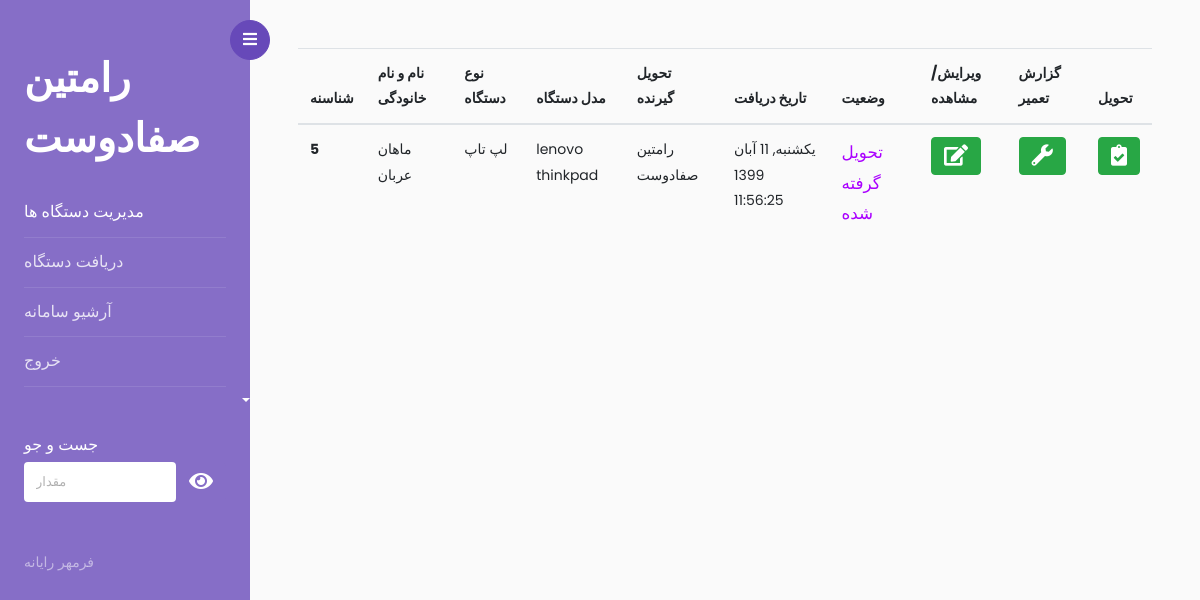
Page / (signed in) on the earlier database version.
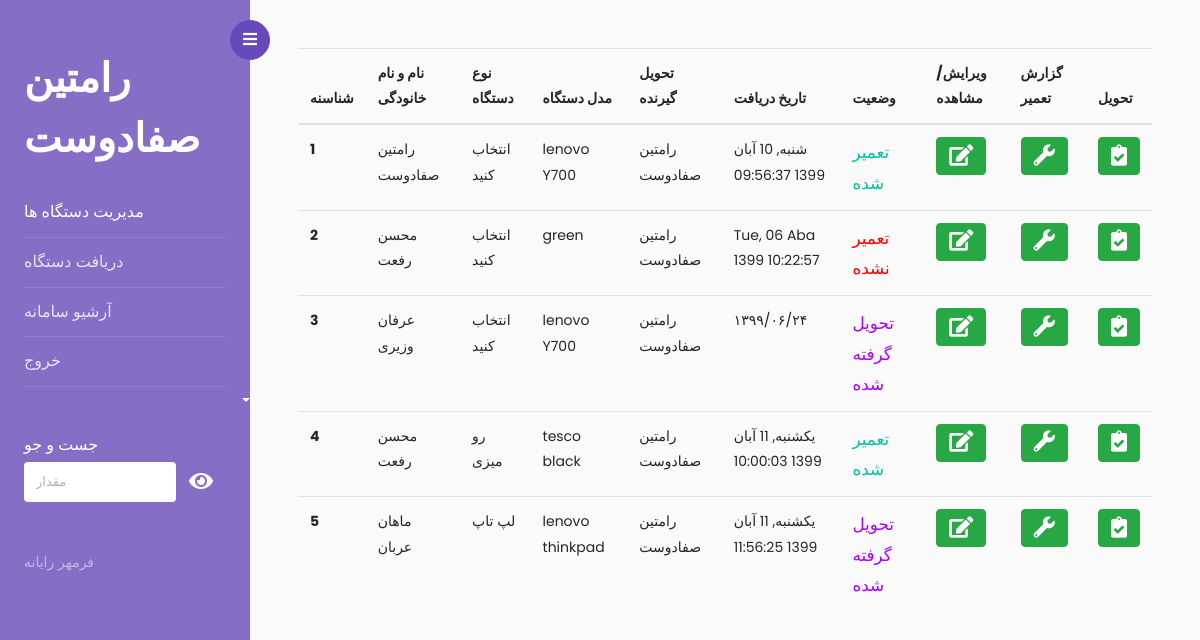
Same page on the later database version.
### app.py (models this page shows, shortened)
class users(UserMixin,db.Model):
    id=db.Column("id",db.Integer,primary_key=True)
    username=db.Column(db.String(100),nullable=False,unique=True)
    password=db.Column(db.String(100))
    surename=db.Column(db.String(100))
    level=db.Column(db.Integer)

class devices(db.Model):
    _id= db.Column("id", db.Integer , primary_key=True)
    tracking_number =db.Column(db.String(100),nullable=False,unique=True)
    customer_name =db.Column(db.String(100),nullable=False)
    customer_phone =db.Column(db.String(20))
    device_type =db.Column(db.String(100))
    device_model =db.Column(db.String(100))
    serial_number =db.Column(db.String(100))
    property_number =db.Column(db.String(100))
    address =db.Column(db.String(300))
    problem =db.Column(db.String(500))
    accesories =db.Column(db.String(300))
    other_text =db.Column(db.String(700))
    giver_name =db.Column(db.String(100))
    in_time =db.Column(db.String(100))
    out_time =db.Column(db.String(100))
    situation=db.Column(db.Integer)
    deliverd=db.Column(db.Integer)
    repair_report=db.Column(db.String(400))

### app.py (the view)
@app.route('/')
def home():
    if not current_user.is_authenticated:
        return redirect(url_for('.login'))
    g.user = current_user.get_id()
    user =users.query.filter_by(id=g.user).first()
    print(user.surename)
    return render_template("index.html",values=devices.query.filter_by(deliverd=0),surename=user.surename)

### app.py (called while the page is built)
@Login_manager.user_loader
def load_user(user_id):
    return users.query.get(int(user_id))

### templates/index.html (shortened to what this page needs)
<!doctype html>
<html lang="en">
  <head>
		<link rel="stylesheet" href="https://stackpath.bootstrapcdn.com/font-awesome/4.7.0/css/font-awesome.min.css">
    <link rel="stylesheet" href="../static/add/css/style.css">
    <link rel="stylesheet" href="https://cdnjs.cloudflare.com/ajax/libs/font-awesome/5.15.1/css/all.min.css?family">
  </head>
  <body  >
		<div class="wrapper d-flex align-items-stretch">
			<nav id="sidebar">
				<div class="custom-menu">
					<button type="button" id="sidebarCollapse" class="btn btn-primary">
	          <i class="fa fa-bars"></i>
	        </button>
        </div>
				<div class="p-4 pt-5">
		  		<h1><a href="index.html" class="logo">{{ surename }}</a></h1>
	        <ul class="list-unstyled components mb-5">
	          <li class="active">
	            <a href="/"  aria-expanded="false" class="dropdown-toggle">مدیریت دستگاه ها</a>
	          </li>
	          <li>
	              <a href="/add">دریافت دستگاه  </a>
	          </li>
	          <li>
              <a href="/archive">آرشیو سامانه</a>
	          </li>
	          <li>
              <a href="/logout">خروج</a>
	          </li>
	        </ul>
	        <div class="mb-5">
						<h3 class="h6">جست و جو</h3>
						<form action="/search"  method="POST" class="colorlib-subscribe-form">
	            <div class="form-group d-flex">
                <input type="text" class="form-control" placeholder="مقدار " id="livebox" name="searchtext">
                <button type="submit" class="btn btn-primary">
                  <i class="fas fa-eye fa-lg"></i>
                </button>
	            </div>
	          </form>
					</div>
	        <div class="footer">
	        	<p>
						  فرمهر رایانه
						  </p>
	        </div>
	      </div>
    	</nav>
      <div id="content" class="p-4 p-md-5 pt-5">
        <form method="POST" action="/edit">
        <table class="table" id="tblTest">
            <thead>
              <tr>
                <th scope="col">شناسنه</th>
                <th scope="col">نام و نام خانودگی</th>
                <th scope="col">نوع دستگاه</th>
                <th scope="col">مدل دستگاه</th>
                <th scope="col">تحویل گیرنده</th>
                <th scope="col">تاریخ دریافت</th>
                <th scope="col">وضعیت</th>
                <th scope="col">ویرایش/مشاهده</th>
                <th scope="col">گزارش تعمیر</th>
                <th scope="col">تحویل</th>
              </tr>
            </thead>
            <tbody>
                {% for item in values %}
              <tr>
                <th scope="row">{{item._id}} </th>
                <td>{{item.customer_name}}</td>
                <td>{{item.device_type}}</td>
                <td>{{item.device_model}}</td>
                <td>{{item.giver_name}}</td>
                <td>{{item.in_time}}</td>
                  {%  if item.situation==0 %}
                  <td style="color: #AA00FF ; font-size: larger;">تحویل گرفته شده</td>
                  {% elif item.situation==1 %}
                  <td style="color: #00BFA5; font-size: larger;">تعمیر شده</td>
                  {% else %}
                  <td style="color:#FF0000; font-size: larger;">تعمیر نشده</td>
                  {% endif %}
                <td> <button type="submit" class="btn btn-success btnSelect" >
                  <i class="fa fa-edit fa-lg"></i>
              </button></td>
                <td> <button type="button" class="btn btn-success open-modal btnSelect"  data-toggle="modal" data-target="#modal" >
                  <i class="fa fa-wrench fa-lg"></i>
              </button></td>
                <td><button type="button" class="btn btn-success btnSelect"  data-toggle="modal" data-target="#modaltahvil" >
                  <i class="fas fa-clipboard-check fa-lg"></i>
              </button></td>
              </tr>
              {% endfor %}
            </tbody>
          </table>
        </form>
      </div>
    </div>
  </body>
</html>

Differences in the rows shown:
now on this page (row edited): devices: _id "1", customer_name "رامتین صفادوست", device_type "انتخاب کنید", device_model "lenovo Y700", giver_name "رامتین صفادوست", in_time "شنبه, 10 آبان 1399 09:56:37", situation "تعمیر شده"
now on this page (row edited): devices: _id "2", customer_name "محسن رفعت", device_type "انتخاب کنید", device_model "green", giver_name "رامتین صفادوست", in_time "Tue, 06 Aba 1399 10:22:57", situation "تعمیر نشده"
now on this page (row edited): devices: _id "3", customer_name "عرفان وزیری", device_type "انتخاب کنید", device_model "lenovo Y700", giver_name "رامتین صفادوست", in_time "۱۳۹۹/۰۶/۲۴", situation "تحویل گرفته شده"
now on this page (row edited): devices: _id "4", customer_name "محسن رفعت", device_type "رو میزی", device_model "tesco black", giver_name "رامتین صفادوست", in_time "یکشنبه, 11 آبان 1399 10:00:03", situation "تعمیر شده"
